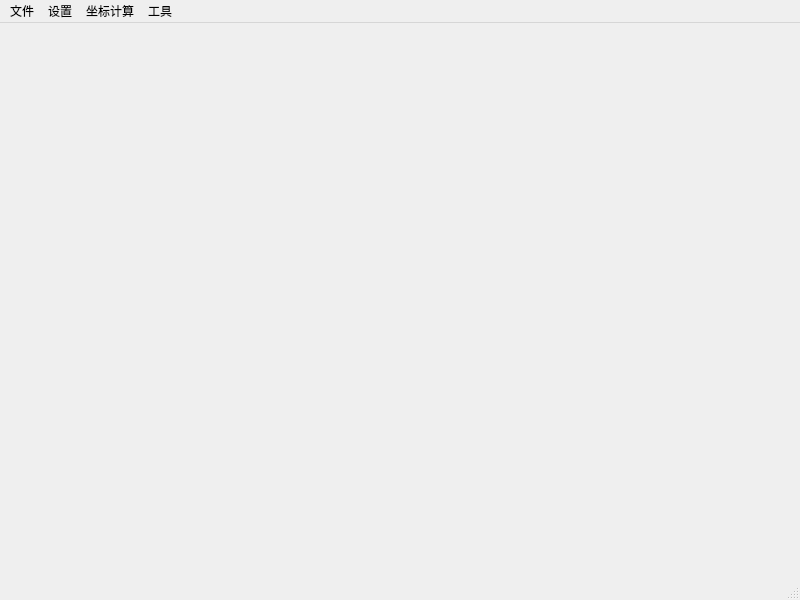
<?xml version="1.0" encoding="UTF-8"?>
<ui version="4.0">
 <class>MainWindow</class>
 <widget class="QMainWindow" name="MainWindow">
  <property name="geometry">
   <rect>
    <x>0</x>
    <y>0</y>
    <width>800</width>
    <height>600</height>
   </rect>
  </property>
  <property name="windowTitle">
   <string>地理信息工具箱</string>
  </property>
  <widget class="QWidget" name="centralwidget"/>
  <widget class="QMenuBar" name="menubar">
   <property name="geometry">
    <rect>
     <x>0</x>
     <y>0</y>
     <width>800</width>
     <height>23</height>
    </rect>
   </property>
   <widget class="QMenu" name="menu">
    <property name="title">
     <string>文件</string>
    </property>
    <addaction name="action"/>
   </widget>
   <widget class="QMenu" name="menu_2">
    <property name="title">
     <string>坐标计算</string>
    </property>
    <addaction name="action_coordinatedirectsolution"/>
    <addaction name="action_coordinateinversionsolution"/>
    <addaction name="action_changezone"/>
   </widget>
   <widget class="QMenu" name="menu_3">
    <property name="title">
     <string>工具</string>
    </property>
    <addaction name="action_changeangle"/>
    <addaction name="action_coordinatetokml"/>
    <addaction name="actionKML"/>
   </widget>
   <widget class="QMenu" name="menu_4">
    <property name="title">
     <string>设置</string>
    </property>
    <addaction name="action_2"/>
    <addaction name="action_caculatesevenpara"/>
   </widget>
   <addaction name="menu"/>
   <addaction name="menu_4"/>
   <addaction name="menu_2"/>
   <addaction name="menu_3"/>
  </widget>
  <widget class="QStatusBar" name="statusbar"/>
  <action name="action">
   <property name="text">
    <string>打开</string>
   </property>
  </action>
  <action name="action_coordinatedirectsolution">
   <property name="text">
    <string>坐标正算
</string>
   </property>
  </action>
  <action name="action_coordinateinversionsolution">
   <property name="text">
    <string>坐标反算</string>
   </property>
  </action>
  <action name="action_changezone">
   <property name="text">
    <string>换带计算</string>
   </property>
  </action>
  <action name="action_caculatesevenpara">
   <property name="text">
    <string>七参数</string>
   </property>
  </action>
  <action name="action_changeangle">
   <property name="text">
    <string>角度单位转换</string>
   </property>
  </action>
  <action name="action_coordinatetokml">
   <property name="text">
    <string>大地坐标转换KML</string>
   </property>
  </action>
  <action name="action_kmltocoordinate">
   <property name="text">
    <string>KML转坐标</string>
   </property>
  </action>
  <action name="action_2">
   <property name="text">
    <string>投影基准</string>
   </property>
  </action>
  <action name="actionKML">
   <property name="text">
    <string>KML提取大地坐标</string>
   </property>
  </action>
 </widget>
 <resources/>
 <connections/>
</ui>
